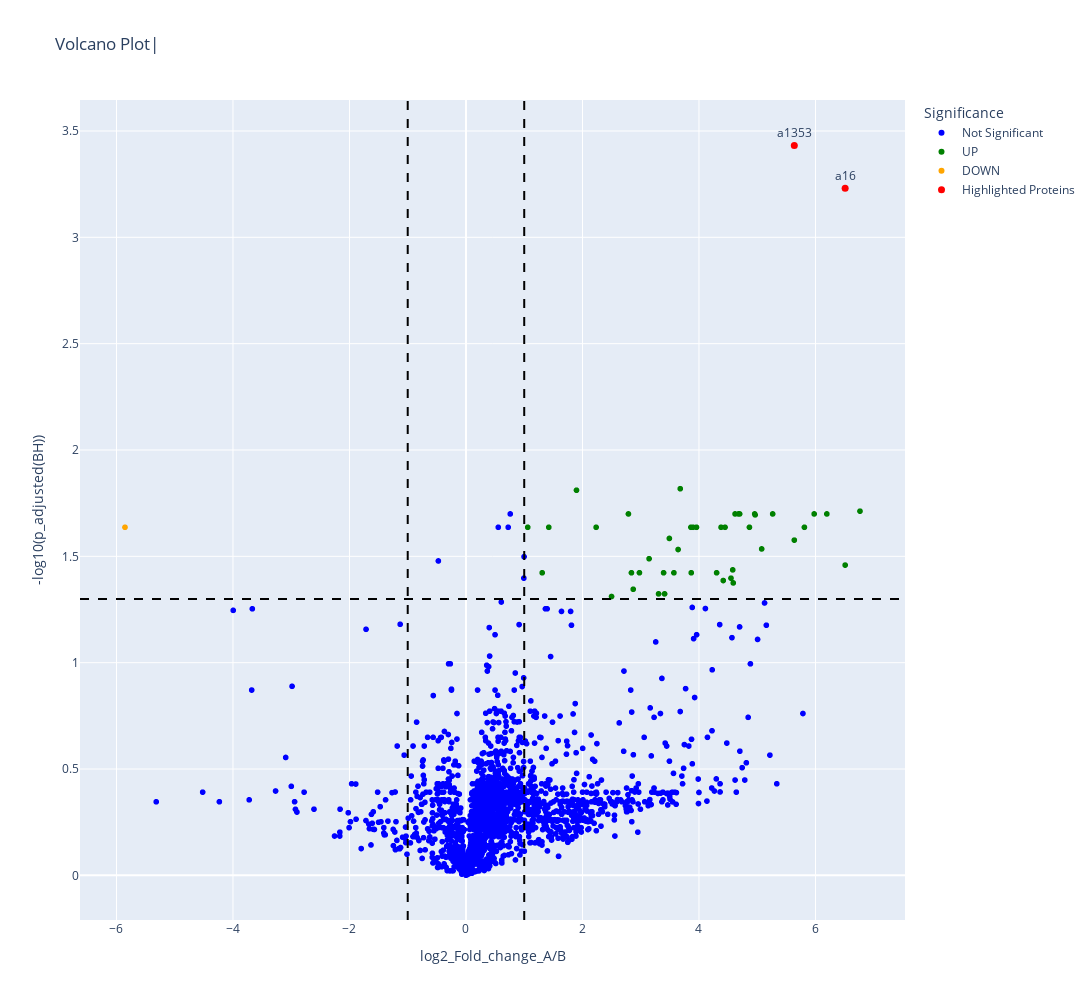

Notebook source saved alongside this figure:
### Code cell
fig = px.scatter(
    df,
    x='log2_Fold_change_A/B',
    y='-log10(p_adjusted(BH))',
    color='Significance',
    color_discrete_map={
        "UP": "green", 
        "DOWN": "orange", 
        "Not Significant": "blue"
    },
    hover_data=['Protein', 'Protein.Names', 'Protein.Description'],
    title='Volcano Plot|',
    width=1200,   # Increased width
    height=1000   # Increased height
)

# Add highlighted proteins in red with labels
fig.add_scatter(
    x=df_highlight['log2_Fold_change_A/B'],
    y=df_highlight['-log10(p-value)'],
    mode='markers+text',
    marker=dict(color='red', size=7, symbol='circle'),
    text=df_highlight['Protein'],
    textposition='top center',
    name='Highlighted Proteins'
)
# Add cutoff lines
fig.add_vline(x=-1, line_dash="dash", line_color="black")
fig.add_vline(x=1, line_dash="dash", line_color="black")
fig.add_hline(y=1.3, line_dash="dash", line_color="black")

fig.show()

### Figure 1 — Plotly figure (JSON) as saved in the notebook; plotly's stock layout.template omitted (floating-point values rounded to 4 significant figures; data arrays with more than 128 entries replaced by an {"elided": "..."} marker saying what was removed)
{"data": [{"customdata": {"elided": "1966x3 str values"}, "hovertemplate": "Significance=Not Significant<br>log2_Fold_change_A/B=%{x}<br>-log10(p_adjusted(BH))=%{y}<br>Protein=%{customdata[0]}<br>Protein.Names=%{customdata[1]}<br>Protein.Description=%{customdata[2]}<extra></extra>", "legendgroup": "Not Significant", "marker": {"color": "blue", "symbol": "circle"}, "mode": "markers", "name": "Not Significant", "showlegend": true, "type": "scattergl", "x": {"elided": "1966 float values"}, "xaxis": "x", "y": {"elided": "1966 float values"}, "yaxis": "y"}, {"customdata": {"elided": "43x3 str values"}, "hovertemplate": "Significance=UP<br>log2_Fold_change_A/B=%{x}<br>-log10(p_adjusted(BH))=%{y}<br>Protein=%{customdata[0]}<br>Protein.Names=%{customdata[1]}<br>Protein.Description=%{customdata[2]}<extra></extra>", "legendgroup": "UP", "marker": {"color": "green", "symbol": "circle"}, "mode": "markers", "name": "UP", "showlegend": true, "type": "scattergl", "x": [6.509, 1.309, 1.421, 3.57, 3.492, 1.06, 5.076, 3.642, 3.678, 4.303, 4.677, 4.964, 3.862, 2.234, 4.589, 3.867, 2.789, 4.956, 1.897, 2.499, 3.958, 4.866, 4.698, 3.41, 4.448, 2.841, 5.637, 6.765, 5.978, 2.871, 5.81, 6.195, 3.306, 3.899, 4.379, 5.265, 3.393, 4.55, 2.978, 4.62, 4.417, 3.144, 4.579], "xaxis": "x", "y": [1.459, 1.423, 1.637, 1.423, 1.584, 1.637, 1.535, 1.532, 1.818, 1.423, 1.699, 1.695, 1.637, 1.637, 1.375, 1.423, 1.699, 1.699, 1.811, 1.311, 1.637, 1.637, 1.699, 1.324, 1.637, 1.423, 1.576, 1.712, 1.699, 1.345, 1.637, 1.699, 1.324, 1.637, 1.637, 1.699, 1.423, 1.397, 1.423, 1.699, 1.386, 1.489, 1.436], "yaxis": "y"}, {"customdata": [["a681", "a681", "a681"]], "hovertemplate": "Significance=DOWN<br>log2_Fold_change_A/B=%{x}<br>-log10(p_adjusted(BH))=%{y}<br>Protein=%{customdata[0]}<br>Protein.Names=%{customdata[1]}<br>Protein.Description=%{customdata[2]}<extra></extra>", "legendgroup": "DOWN", "marker": {"color": "orange", "symbol": "circle"}, "mode": "markers", "name": "DOWN", "showlegend": true, "type": "scattergl", "x": [-5.854], "xaxis": "x", "y": [1.637], "yaxis": "y"}, {"marker": {"color": "red", "size": 7, "symbol": "circle"}, "mode": "markers+text", "name": "Highlighted Proteins", "text": ["a16", "a1353"], "textposition": "top center", "type": "scatter", "x": [6.509, 5.637], "y": [3.231, 3.432]}], "layout": {"height": 1000, "legend": {"title": {"text": "Significance"}, "tracegroupgap": 0}, "shapes": [{"line": {"color": "black", "dash": "dash"}, "type": "line", "x0": -1, "x1": -1, "xref": "x", "y0": 0, "y1": 1, "yref": "y domain"}, {"line": {"color": "black", "dash": "dash"}, "type": "line", "x0": 1, "x1": 1, "xref": "x", "y0": 0, "y1": 1, "yref": "y domain"}, {"line": {"color": "black", "dash": "dash"}, "type": "line", "x0": 0, "x1": 1, "xref": "x domain", "y0": 1.3, "y1": 1.3, "yref": "y"}], "title": {"text": "Volcano Plot|"}, "width": 1200, "xaxis": {"anchor": "y", "autorange": true, "domain": [0, 1], "range": [-6.618, 7.529], "title": {"text": "log2_Fold_change_A/B"}, "type": "linear"}, "yaxis": {"anchor": "x", "autorange": true, "domain": [0, 1], "range": [-0.2099, 3.646], "title": {"text": "-log10(p_adjusted(BH))"}, "type": "linear"}}}
